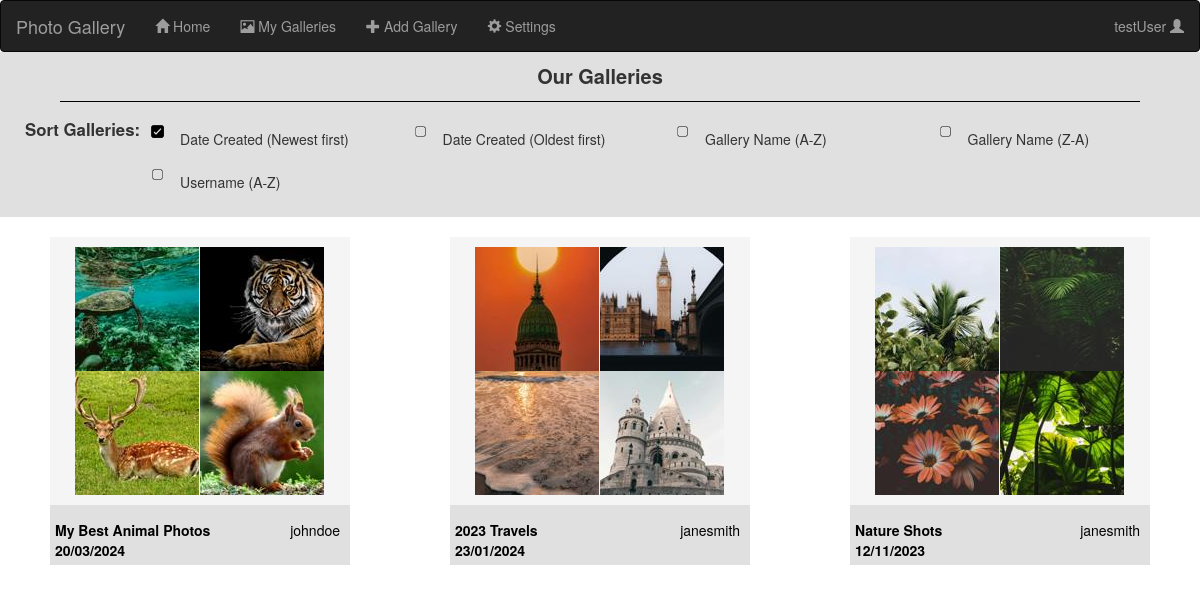
The page / (signed in) on the database its author committed.
### components/databaseClasses.py (models this page shows, shortened)
class User(UserMixin, db.Model):
    __tablename__ = 'users'
    __bind_key__ = 'users'
    id = db.Column(db.Integer, primary_key = True)
    fname = db.Column(db.String(32))
    lname = db.Column(db.String(32))
    email = db.Column(db.String(300), unique = True)
    username = db.Column(db.String(24))
    passwordHash = db.Column(db.String(128))
    galleries = db.relationship('Gallery', backref='user')

class Photo(db.Model):
    __tablename__ = 'photos'
    __bind_key__ = 'photos'
    id = db.Column(db.Integer, primary_key=True)
    galleryId = db.Column(db.Integer, db.ForeignKey(Gallery.id))
    photoURL = db.Column(db.String(32))
    thumbnailURL = db.Column(db.String(32))

class Gallery(db.Model):
    __tablename__ = 'galleries'
    id = db.Column(db.Integer, primary_key=True)
    userId = db.Column(db.Integer, db.ForeignKey(User.id))
    numPhotos = db.Column(db.Integer)
    title = db.Column(db.String(40))
    dateCreated = db.Column(db.Date)
    dateLastEdited = db.Column(db.Date)
    description = db.Column(db.Text)
    photos = db.relationship('Photo', backref='gallery')

### app.py (the view)
@app.route("/")
def homePage():
    sortVar = request.args.get("sortGalls", "name")
    sortedGalls = galleries.copy()
    if sortVar == "DateNtoO":
        sortedGalls = dict(sorted(sortedGalls.items(), key=lambda item: item[1]['dateCreated'], reverse = True))
    elif sortVar == "DateOtoN":
        sortedGalls = dict(sorted(sortedGalls.items(), key=lambda item: item[1]['dateCreated']))
    elif sortVar == "AlphaAtoZ":
        sortedGalls = dict(sorted(sortedGalls.items(), key=lambda item: item[1]['title'].lower()))
    elif sortVar == "AlphaZtoA":
        sortedGalls = dict(sorted(sortedGalls.items(), key=lambda item: item[1]['title'].lower(), reverse = True))
    elif sortVar == "username":
        sortedGalls = dict(sorted(sortedGalls.items(), key=lambda item: users[item[1]['userId']]['username']))
    else:
        sortedGalls = dict(sorted(sortedGalls.items(), key=lambda item: item[1]['dateCreated'], reverse= True))
    return render_template('index.html', galleries = sortedGalls, photos = photos, users = users, loggedIn = isLoggedIn(), username = getCurrentUsername())

### app.py (called while the page is built)
@lm.user_loader
def loadUser(id):
    return User.query.get(int(id))

### components/utils.py (called while the page is built)
def getCurrentUsername():
    currentUserID = session.get("userId", None)
    currentUsername = None
    if currentUserID != None:
        currentUsername = loadUser(currentUserID).username
    return currentUsername

def isLoggedIn():
    if 'loggedIn' not in session:
        session['loggedIn'] = False
        session.modified = True
    return session['loggedIn']

### templates/index.html (shortened to what this page needs)
{% extends "base.html" %}
{% block content %}
    <div class = "pageTitle">
        Our Galleries
    </div>
    <div id = "sortbar">
        <div id = "sortbarTitle">
            Sort Galleries:
        </div>
        <form action="{{ url_for('homePage') }}" method = "GET" id = "sortbarForm">
            <div>
            <label for = "DateNtoO" class = "sortGallsLabel">Date Created (Newest first)</label>
            </div>
            <div><input type = "radio" id = "DateOtoN" name = "sortGalls" value = "DateOtoN" onchange="this.form.submit()"  {{ 'checked' if request.args.get('sortGalls') == 'DateOtoN' else '' }}>
            <label for = "DateOtoN" class = "sortGallsLabel">Date Created (Oldest first)</label>
            </div>
            <div>
            <label for = "AlphaAtoZ" class = "sortGallsLabel">Gallery Name (A-Z)</label>
            </div>
            <div>
            <label for = "AlphaZtoA" class = "sortGallsLabel">Gallery Name (Z-A)</label>
            </div>
            <div>
            <label for = "username" class = "sortGallsLabel">Username (A-Z)</label>
            </div>
        </form>
    </div>
    <div id = "galleries">
    {% for key in galleries %}
        {% set gallery = galleries[key] %}
        {% set numPhotos = gallery['numPhotos'] %}
        {% set photosList = gallery['photos'] %}
        <div class = "galleryTilePreview">
            <a href = "{{ url_for('viewGallery', galleryID = gallery['id'])}}">
                <div class = "photosPreview">
                    {% for i in range(4) %}
                        <div class = "thumbnailPhoto">
                            {% set photoURL = photos[photosList[(i%numPhotos)]]['thumbnailURL'] %}
                            <img src="{{photoURL}}">
                        </div>
                    {% endfor %}
                </div>
                <div class = "previewDetails">
                    <div class = "previewTitleDate">
                        {{gallery['title']}}
                        <br>
                        {{gallery['dateCreated'].strftime('%d/%m/%Y')}}
                    </div>
                    <div class = "previewUser">
                        {{users[gallery['userId']]['username']}}
                    </div>
                </div>
            </a>
        </div>
    {% endfor %}
    </div>
{% endblock %}

### templates/base.html (shortened to what this page needs)
{% extends "bootstrap/base.html" %}
{% block head %}
    <link rel = "stylesheet" href = "../static/style.css">
    <link rel="stylesheet" href="https://cdn.jsdelivr.net/npm/bootstrap@3.3.7/dist/css/bootstrap.min.css">
{% endblock %}
{% block body %}
<nav class="navbar navbar-inverse" id = "navbar">
    <div class="container-fluid">
        <div class="navbar-header">
            <a class="navbar-brand" href="#">Photo Gallery</a>
        </div>
        <ul class="nav navbar-nav">
            <li><a href="{{ url_for('homePage') }}"><span class="glyphicon glyphicon-home"></span> Home</a></li>
            <li><a href="{{ url_for('myGalleries') }}"><span class="glyphicon glyphicon-picture"></span> My Galleries</a></li>
            <li><a href="{{ url_for('addGallery') }}"><span class="glyphicon glyphicon-plus"></span> Add Gallery</a></li>
            <li><a href="{{ url_for('settings') }}"><span class="glyphicon glyphicon-cog"></span> Settings</a></li>
        </ul>
        <ul class="nav navbar-nav navbar-right">
            {% if loggedIn == False %}
                <li><a href="{{ url_for('register') }}"><span class="glyphicon glyphicon-user"></span> Sign Up</a></li>
                <li><a href="{{ url_for('login') }}"><span class="glyphicon glyphicon-log-in"></span> Login</a></li>
            {% elif loggedIn == True %}
                <li onmouseenter="showPopup()" onmouseleave="hidePopup()"><a href="#">{{username}} <span class="glyphicon glyphicon-user"></span></a></li>
            {% endif %}
        </ul>
    </div>
</nav>
    {% block content %}{% endblock %}
{% endblock %}

### static/style.css (style rules this page uses)
:root { --lightBackground: #F5F5F5; --darkBackground: #E0E0E0; }
#navbar { margin-bottom: 0; }
.pageTitle { margin: auto; font-size: 20px; background-color: var(--darkBackground); text-align: center; font-weight: bold; height: 50px; padding-top: 10px; }
#galleries { display:grid; grid-gap: 20px; grid-template-columns: repeat(auto-fit, 300px); justify-content: space-between; padding: 20px 50px; width: minmax(80%, calc(100%-250px)) }
.galleryTilePreview { background-color: var(--darkBackground); }
.photosPreview { display: grid; grid-template-rows: repeat(2, 1fr); grid-template-columns: repeat(2, 125px); place-content: center; margin: auto; margin-bottom: 10px; background-color: var(--lightBackground); padding: 10px; }
.previewTitleDate { float:left; font-weight: bold; padding: 5px; }
.previewUser { float: right; padding: 5px; padding-right: 10px; }
.previewDetails { color: black; margin-bottom: 50px; }
#sortbar { background-color: var(--darkBackground); padding: 10px; padding-left: 25px; }
#sortbarForm { display: grid; grid-template-columns:repeat(auto-fill, minmax(205px, 1fr)); align-items: center; grid-gap: 20px; padding: 10px; padding-bottom: 20px; }
#sortbarTitle { font-weight: bold; font-size: 1.2em; float: left; padding-top: 5px; }
.sortGallsLabel { font-weight: normal; }
#sortbarForm label { padding-bottom: 10px; }
#sortbar input[type="radio"] + label { background-image: url('unchecked.png'); height: 15px; display: inline-block; padding: 5px; padding-left: 30px; vertical-align: middle; background-size: contain; background-repeat: no-repeat; }
#sortbar input[type="radio"]:checked + label { background-image: url('checked.png'); vertical-align: middle; height: 15px; }

### rows shown on the page
User: username "testUser"
Photo: thumbnailURL (picture)
Photo: thumbnailURL (picture)
Photo: thumbnailURL (picture)
Photo: thumbnailURL (picture)
Gallery: title "My Best Animal Photos", dateCreated "20/03/2024"
User: username "johndoe"
Photo: thumbnailURL (picture)
Photo: thumbnailURL (picture)
Photo: thumbnailURL (picture)
Photo: thumbnailURL (picture)
Gallery: title "2023 Travels", dateCreated "23/01/2024"
User: username "janesmith" "janesmith"
Photo: thumbnailURL (picture)
Photo: thumbnailURL (picture)
Photo: thumbnailURL (picture)
Photo: thumbnailURL (picture)
Gallery: title "Nature Shots", dateCreated "12/11/2023"
